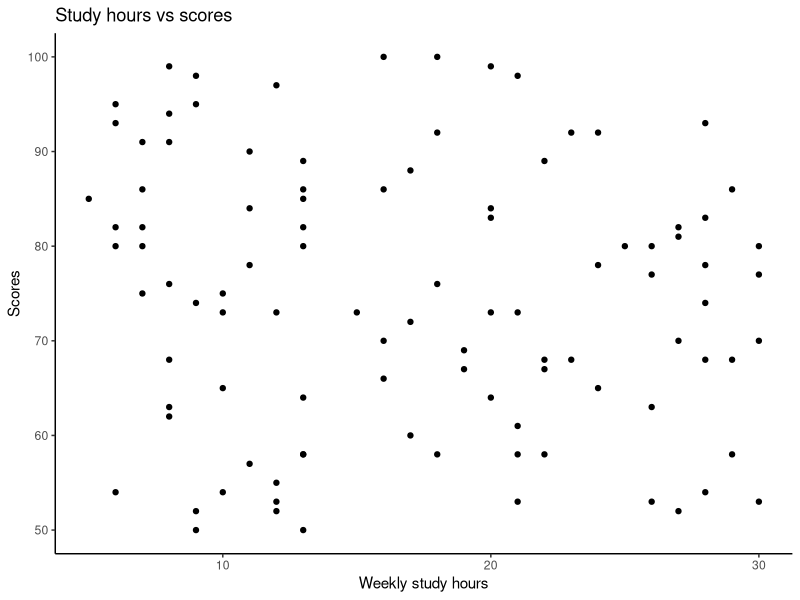
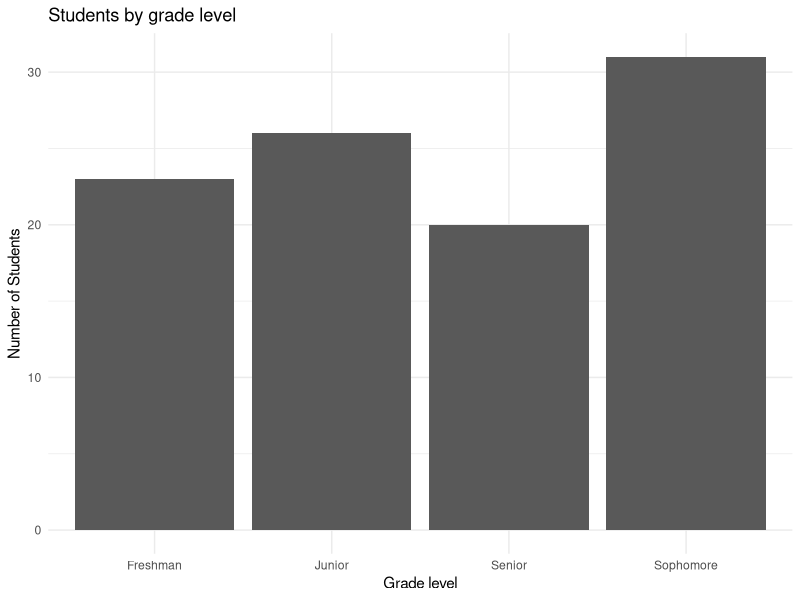
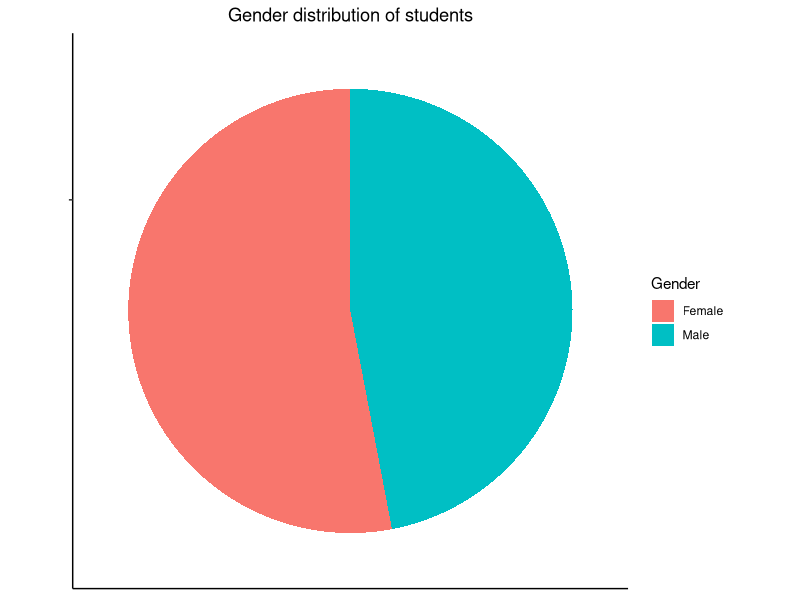
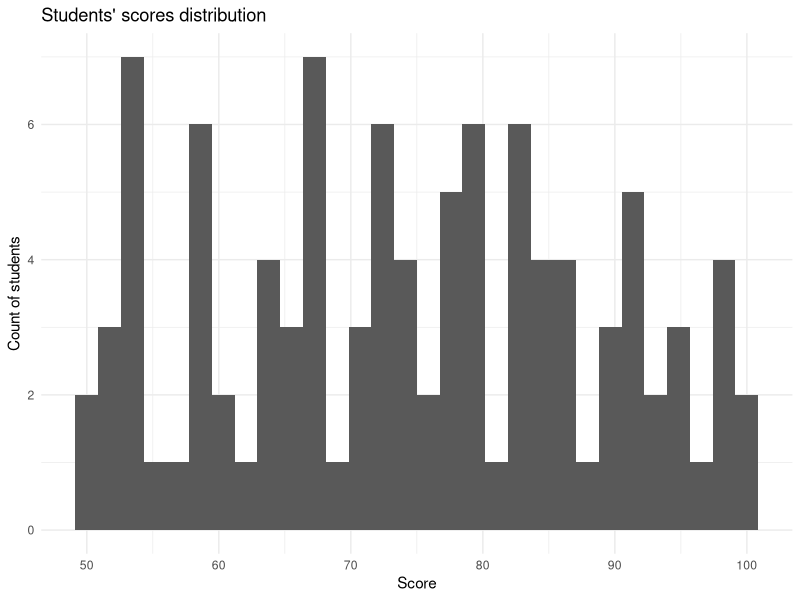

Generate these figures, in order, with R:
## ---- chunk 1
age <- 27
class(age)
## ---- chunk 2
age <- 34L
class(age)
## ---- chunk 3
weight <- 68.2
class(weight)
## ---- chunk 4
name <- "Mustafa"
class(name)
## ---- chunk 5
is_winter <- FALSE
class(is_winter)
## ---- chunk 6
marks = c(23, 67, 98, 34, 98, 21)
print(marks) # print to the console
is.vector(marks) # find its data structure
## ---- chunk 7
vector1 = seq(1, 9) 

# Convert to matrix
## create by column 
m1=matrix(vector1, ncol=3)
print(m1) # print the matrix to the console 

is.matrix(m1) # confirms if its really a matrix 
## ---- chunk 8
var_names <- c("A", "B", "C") # vector to store variable names 

m1_df <- data.frame(var_names, m1) # create the data frame
print(m1_df) #print to the console 

is.data.frame(m1_df) #confirms if its really a data.frame. 
## ---- chunk 9
m1_imported <- read.csv("data/m1.csv") # import the csv data set
m1_imported # Display the data
## ---- chunk 10
library(readxl)

students_imported <- read_excel("data/students.xlsx") # Import the data
students_imported # Display the data
## ---- chunk 11
write.csv(m1_imported, "data/m1_exported.csv") # Write the data set locally
## ---- chunk 12
library(openxlsx)

write.xlsx(students_imported, "data/students_exported.xlsx")
## ---- chunk 13
# Create a dataset
set.seed(42)
df <- data.frame(
  Product = c('Shoes', 'Laptop', 'Watch', 'Phone', 'Shoes', 'Watch', 'Laptop', 'Shoes', 'Laptop', 'Phone'),
  Sales = c(150, 500, NA, 300, 150, 1000, 500, 150, 500, 300), # Outlier in Sales (1000)
  Category = c('Fashion', 'Tech', 'Fashion', 'Tech', 'Fashion', 'Fashion', 'Tech', 'Fashion', 'Tech', 'Tech'),
  Discount = c(10, 0, 20, 5, 10, 20, 0, 10, 0, 5),
  Returns = c(2, 0, 1, 0, 2, 1, 0, 2, 0, 0),
  Profit = c(30, 100, NA, 70, 30, 500, 100, 30, 100, 70)  # Outlier in Profit (500)
)

# Add duplicated rows
df <- rbind(df, df[2:3, ])

# View the dataset
head(df)
## ---- chunk 14
sum(is.na(df))
## ---- chunk 15
# Fill missing Sales and Profit with the mean of the respective columns
df$Sales[is.na(df$Sales)] <- mean(df$Sales, na.rm = TRUE)
df$Profit[is.na(df$Profit)] <- mean(df$Profit, na.rm = TRUE)

# View the data set after handling null values
head(df)

# Count the null values in the data set to confirm the operation
sum(is.na(df))
## ---- chunk 16
# Count the duplicated rows
sum(duplicated(df))

# Shape of the data set 
dim(df)
## ---- chunk 17
# Load the required libraries 
library(dplyr)

# Remove duplicated rows
df_cleaned <- df %>% distinct()

# Count the duplicated records
sum(duplicated(df_cleaned))

# Shape of the data set 
dim(df_cleaned)
## ---- chunk 18
# Use the IQR method to detect outliers in Sales and Profit
Q1_sales <- quantile(df_cleaned$Sales, 0.25)
Q3_sales <- quantile(df_cleaned$Sales, 0.75)
IQR_sales <- Q3_sales - Q1_sales

Q1_profit <- quantile(df_cleaned$Profit, 0.25)
Q3_profit <- quantile(df_cleaned$Profit, 0.75)
IQR_profit <- Q3_profit - Q1_profit

# Filter out outliers
df_cleaned <- df_cleaned %>%
  filter(!(Sales < (Q1_sales - 1.5 * IQR_sales) | Sales > (Q3_sales + 1.5 * IQR_sales))) %>%
  filter(!(Profit < (Q1_profit - 1.5 * IQR_profit) | Profit > (Q3_profit + 1.5 * IQR_profit)))

# Find out how many records were affected
dim(df_cleaned)
## ---- chunk 19
library(ggplot2)
## ---- chunk 20
library(dplyr)

# Sample data for students 
set.seed(27)

students_df <- data.frame(
  student_id = 1:100,
  score = sample(50:100, 100, replace = TRUE),
  study_hours = sample(5:30, 100, replace = TRUE),
  gender = sample(c("Male", "Female"), 100, replace = TRUE),
  grade = sample(c("Freshman", "Sophomore", "Junior", "Senior"), 100, replace = TRUE)
)

head(students_df)
## ---- chunk 21
# The set up
ggplot(data = students_df, 
       aes(x = study_hours, y = score)) + 
  # The geoms - for scatter plot 
  geom_point() +
  
  # Labels 
  labs(
    title = "Study hours vs scores",
    x = "Weekly study hours",
    y = "Scores"
  ) + 
  
  # Theme
  theme_classic()
## ---- chunk 22
ggplot(data = students_df, 
       aes(x=grade)) + 
  geom_bar() + 
  labs(
    title = "Students by grade level",
    x = "Grade level",
    y = "Number of Students"
  ) + 
  theme_minimal()
## ---- chunk 23
# Prepare the data for pie chart 
gender_count <- students_df %>%
  count(gender)

# Plot the pie chart
ggplot(data = gender_count,
       aes(x="", y = n, fill = gender)) + 
  geom_bar(stat = "identity", width=1) + 
  coord_polar("y") + 
  labs(
    title = "Gender distribution of students",
    fill = "Gender"
  ) +
  theme_classic() +
  theme(
    plot.title = element_text(hjust = 0.5),
    axis.title = element_blank(),
    axis.text = element_blank(),
    panel.grid = element_blank()
  )
## ---- chunk 24
ggplot(data = students_df,
       aes(x=score)) + 
  geom_histogram() +
  labs(
    title = "Students' scores distribution",
    x = "Score", 
    y = "Count of students"
  ) + 
  theme_minimal()
## ---- chunk 25
# Set seed for reproducibility 
set.seed(71)

# Generate the data set 
patients_data <- data.frame(
  patient_id = 1:1000,
  age = sample(20:80, 1000, replace = TRUE), 
  height_cm = rnorm(1000, mean = 165, sd=10), 
  weight_kg = runif(1000, min=50, max=135),
  gender = sample(c("Male", "Female"), 1000, replace = TRUE),
  condition = sample(c("Hypertension", "Malaria", "Pneumonia", "Diabetes", 
                       "Asthma", "Healthy"), 1000, replace=TRUE)
)

head(patients_data)
